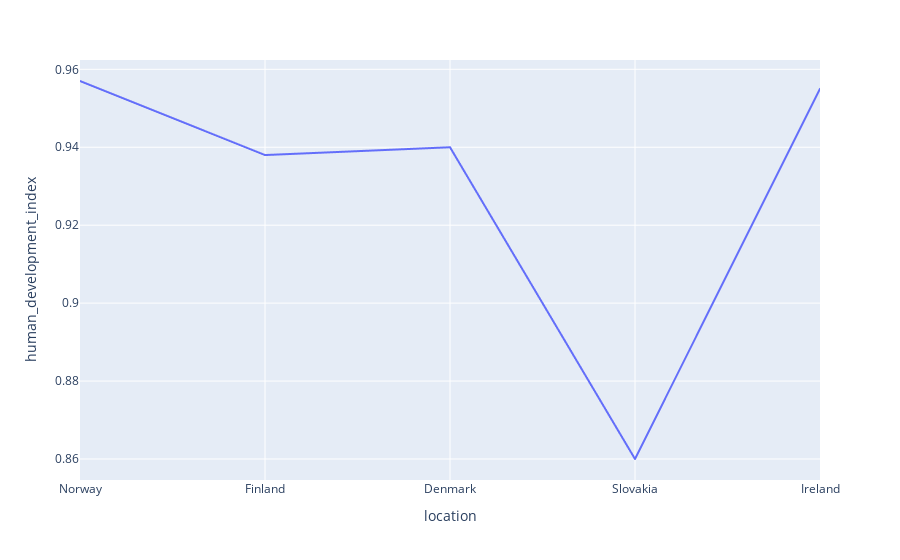

The notebook cell saved with this chart:
### Code cell
fig = px.line(eu_data, x = 'location', y= 'human_development_index')
fig.show()

### Figure 1 — Plotly figure (JSON) as saved in the notebook; plotly's stock layout.template omitted (floating-point values rounded to 4 significant figures; data arrays with more than 128 entries replaced by an {"elided": "..."} marker saying what was removed)
{"data": [{"hovertemplate": "location=%{x}<br>human_development_index=%{y}<extra></extra>", "legendgroup": "", "line": {"color": "#636efa", "dash": "solid"}, "mode": "lines", "name": "", "showlegend": false, "type": "scattergl", "x": {"elided": "2011 str values"}, "xaxis": "x", "y": {"elided": "2011 float values"}, "yaxis": "y"}], "layout": {"legend": {"tracegroupgap": 0}, "margin": {"t": 60}, "xaxis": {"anchor": "y", "domain": [0, 1], "title": {"text": "location"}}, "yaxis": {"anchor": "x", "domain": [0, 1], "title": {"text": "human_development_index"}}}}
